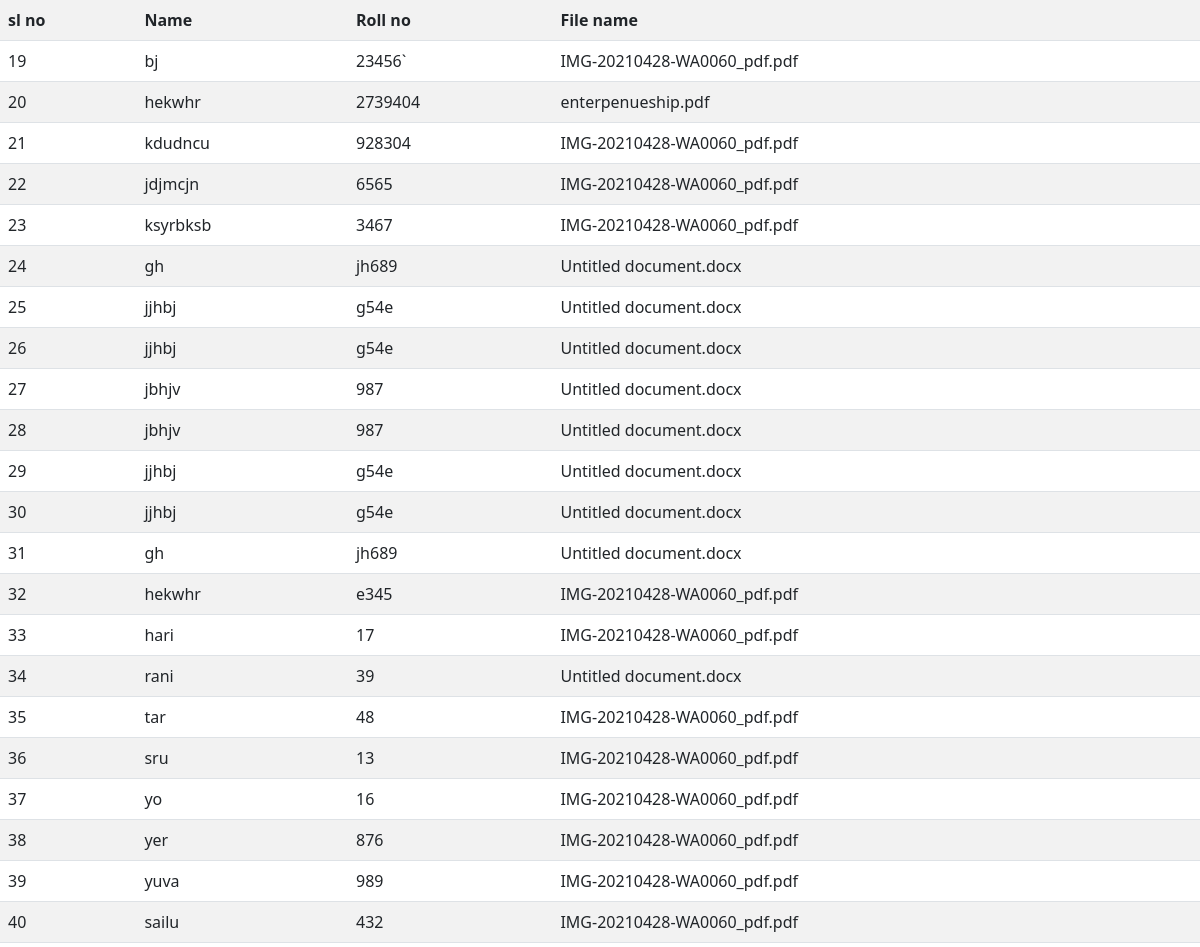
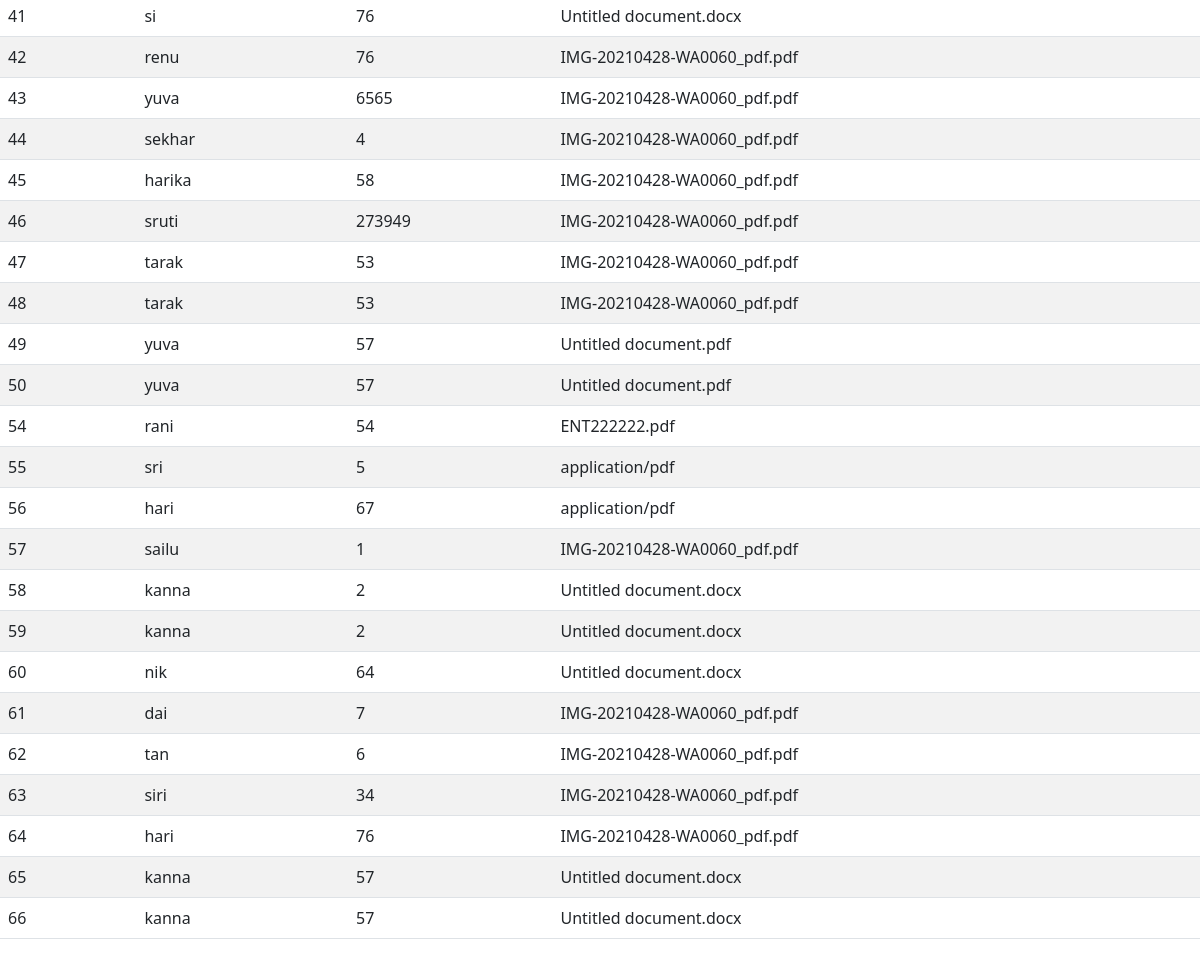
Screenshot of /getdata.php with the database file from the repository (2 pictures, top to bottom).
### tables this page shows
CREATE TABLE `extension` (
  `id` int(225) NOT NULL,
  `name` varchar(50) NOT NULL,
  `rollno` varchar(10) NOT NULL,
  `filename` varchar(225) NOT NULL
);

### getdata.php (the view, shortened to what this page needs)
<?php
    include 'connection.php';
    $result=mysqli_query($conn,"SELECT * FROM extension");
?>
<!DOCTYPE html>
<html>
    <head>
    <link href="https://cdn.jsdelivr.net/npm/bootstrap@5.0.2/dist/css/bootstrap.min.css" rel="stylesheet">
    </head>
    <body>
        <?php
            if(mysqli_num_rows($result)>0)
            {
        ?>
        <table class="table table-striped">
            <tr style="font-weight:bolder;" >
                <td>sl no</td>
                <td>Name</td>
                <td>Roll no</td>
                <td>File name</td>
            </tr>
                <?php
                    while($row=mysqli_fetch_array($result))
                    {
                ?>
            <tr>
                <td><?php echo $row["id"];?></td>
                <td><?php echo $row["name"];?></td>
                <td><?php echo $row["rollno"];?></td>
                <td><?php echo $row["filename"];?></td>
            </tr>
                <?php
                    }
                ?>
        </table>
            <?php
            }
            else
            {
                echo "no result";
            }
            ?>
    </body>
</html>

### rows the page displays
extension: id "19", name "bj", rollno "23456`", filename "IMG-20210428-WA0060_pdf.pdf"
extension: id "20", name "hekwhr", rollno "2739404", filename "enterpenueship.pdf"
extension: id "21", name "kdudncu", rollno "928304", filename "IMG-20210428-WA0060_pdf.pdf"
extension: id "22", name "jdjmcjn", rollno "6565", filename "IMG-20210428-WA0060_pdf.pdf"
extension: id "23", name "ksyrbksb", rollno "3467", filename "IMG-20210428-WA0060_pdf.pdf"
extension: id "24", name "gh", rollno "jh689", filename "Untitled document.docx"
extension: id "25", name "jjhbj", rollno "g54e", filename "Untitled document.docx"
extension: id "26", name "jjhbj", rollno "g54e", filename "Untitled document.docx"
extension: id "27", name "jbhjv", rollno "987", filename "Untitled document.docx"
extension: id "28", name "jbhjv", rollno "987", filename "Untitled document.docx"
extension: id "29", name "jjhbj", rollno "g54e", filename "Untitled document.docx"
extension: id "30", name "jjhbj", rollno "g54e", filename "Untitled document.docx"
extension: id "31", name "gh", rollno "jh689", filename "Untitled document.docx"
extension: id "32", name "hekwhr", rollno "e345", filename "IMG-20210428-WA0060_pdf.pdf"
extension: id "33", name "hari", rollno "17", filename "IMG-20210428-WA0060_pdf.pdf"
extension: id "34", name "rani", rollno "39", filename "Untitled document.docx"
extension: id "35", name "tar", rollno "48", filename "IMG-20210428-WA0060_pdf.pdf"
extension: id "36", name "sru", rollno "13", filename "IMG-20210428-WA0060_pdf.pdf"
extension: id "37", name "yo", rollno "16", filename "IMG-20210428-WA0060_pdf.pdf"
extension: id "38", name "yer", rollno "876", filename "IMG-20210428-WA0060_pdf.pdf"
extension: id "39", name "yuva", rollno "989", filename "IMG-20210428-WA0060_pdf.pdf"
extension: id "40", name "sailu", rollno "432", filename "IMG-20210428-WA0060_pdf.pdf"
extension: id "41", name "si", rollno "76", filename "Untitled document.docx"
extension: id "42", name "renu", rollno "76", filename "IMG-20210428-WA0060_pdf.pdf"
extension: id "43", name "yuva", rollno "6565", filename "IMG-20210428-WA0060_pdf.pdf"
extension: id "44", name "sekhar", rollno "4", filename "IMG-20210428-WA0060_pdf.pdf"
extension: id "45", name "harika", rollno "58", filename "IMG-20210428-WA0060_pdf.pdf"
extension: id "46", name "sruti", rollno "273949", filename "IMG-20210428-WA0060_pdf.pdf"
extension: id "47", name "tarak", rollno "53", filename "IMG-20210428-WA0060_pdf.pdf"
extension: id "48", name "tarak", rollno "53", filename "IMG-20210428-WA0060_pdf.pdf"
extension: id "49", name "yuva", rollno "57", filename "Untitled document.pdf"
extension: id "50", name "yuva", rollno "57", filename "Untitled document.pdf"
extension: id "54", name "rani", rollno "54", filename "ENT222222.pdf"
extension: id "55", name "sri", rollno "5", filename "application/pdf"
extension: id "56", name "hari", rollno "67", filename "application/pdf"
extension: id "57", name "sailu", rollno "1", filename "IMG-20210428-WA0060_pdf.pdf"
extension: id "58", name "kanna", rollno "2", filename "Untitled document.docx"
extension: id "59", name "kanna", rollno "2", filename "Untitled document.docx"
extension: id "60", name "nik", rollno "64", filename "Untitled document.docx"
extension: id "61", name "dai", rollno "7", filename "IMG-20210428-WA0060_pdf.pdf"
extension: id "62", name "tan", rollno "6", filename "IMG-20210428-WA0060_pdf.pdf"
extension: id "63", name "siri", rollno "34", filename "IMG-20210428-WA0060_pdf.pdf"
extension: id "64", name "hari", rollno "76", filename "IMG-20210428-WA0060_pdf.pdf"
extension: id "65", name "kanna", rollno "57", filename "Untitled document.docx"
extension: id "66", name "kanna", rollno "57", filename "Untitled document.docx"
